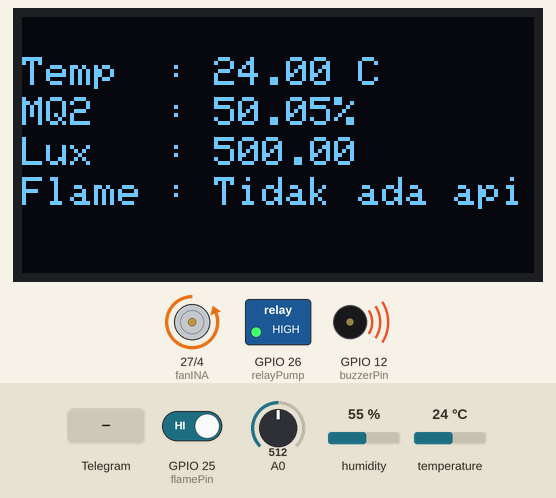
A sketch run on a simulated ESP8266 (NodeMCU). On the bench: 128×64 one-colour display, motor-driver pin pairs drawn as motors (green arrow = first pin HIGH = forward, orange = second pin HIGH = backward, longer = more drive), switched loads named in the sketch (green lamp = pin HIGH), buzzer (waves = sounding, pin HIGH). Inputs (shaded band) come from the test bench; at power-on: GPIO 25 (flamePin) HIGH, A0 = 512, temperature 24 °C, humidity 55 % (analog values on the 0–1023 scale). WiFi joins after 1.5 s; servers stay silent unless stated; the local clock reads 2024-03-15 10:24:30 at power-on unless the sketch sets it; what the sketch prints to the serial monitor is not drawn.

Above: at 5.3 s.
5.4 s: GPIO 25 (flamePin) driven LOW
At 5.8 s:
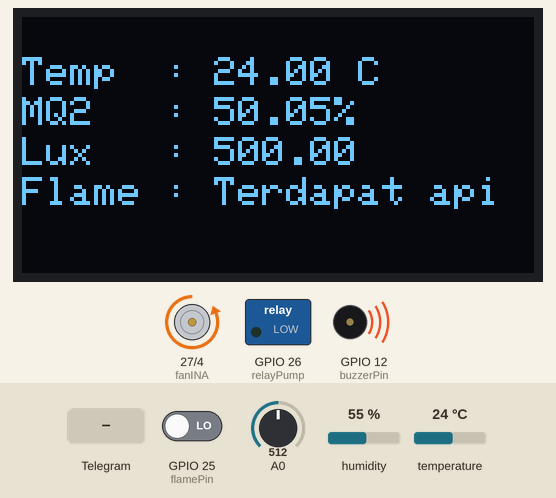
7.9 s: A0 set to 502
At 8.52 s:
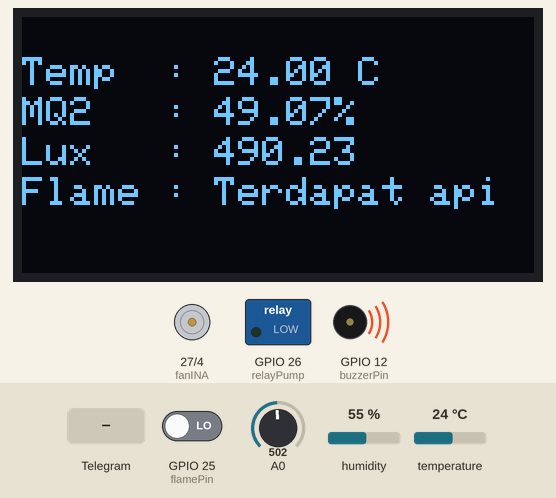
10.2 s: temperature set to 12 °C
At 11.92 s:
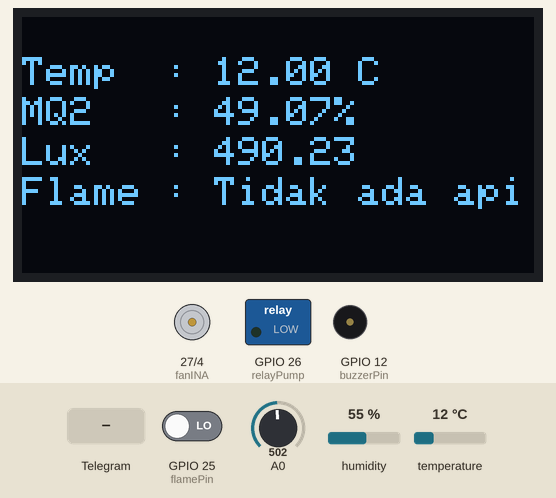
12.5 s: A0 set to 716
At 13.23 s:
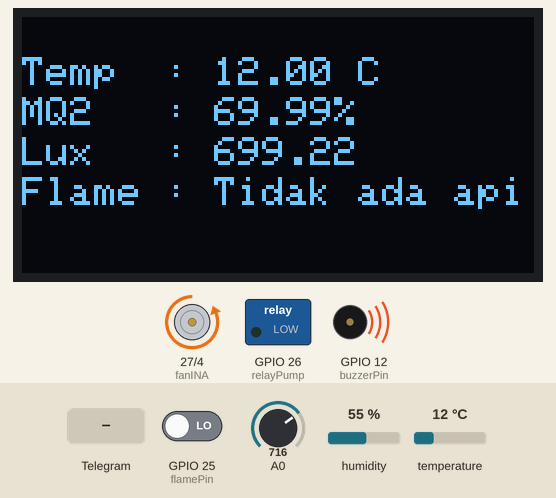
14.5 s: temperature set to 19 °C
At 16.1 s:
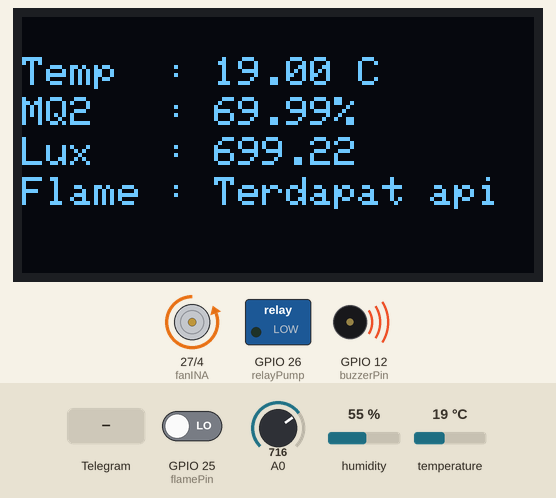
17.1 s: Telegram message "/start" received
Timing chart, 0 to 20.1 s (numbered marks = the images above; inputs shaded):
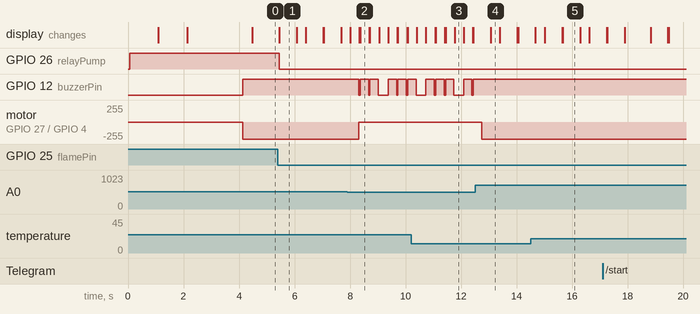

Measured:
- the behaviour switches between 512 and 511 on A0 (found by bisection; images 1 and 2)
- after the input at 5.4 s, GPIO 26 (relayPump): HIGH → LOW after 0.05 s; the display: changes after 0.05 s (image 1)
- after the input at 7.9 s, motor on GPIO 27 (fanINA) / GPIO 4 (fanINB): backward 255/255 → stopped after 0.41 s; the display: first differs from a run without the input after 0.44 s (image 2 shows a later state)
- after the input at 10.2 s, the display: first differs from a run without the input after 0.86 s (image 3)
- after the input at 12.5 s, GPIO 12 (buzzerPin): stops changing and stays HIGH; motor on GPIO 27 (fanINA) / GPIO 4 (fanINB): stopped → backward 255/255 after 0.24 s; the display: changes after 0.57 s (image 4)
- after the input at 14.5 s, the display: first differs from a run without the input after 1.1 s (image 5 shows a later state)
- what the display in image 1 shows lasts 0.7 s, from 5.4 s to 6.1 s

The sketch:

Smart_FireandGas.ino
```cpp
/*

  ==============================================
  ||        COMPONENT       ||       PIN      ||
  ==============================================
  ||  Buzzer                ||    12 (D12)    ||
  ||  Flame Sensor          ||    25 (D25)    ||
  ||  Relay Pompa   (INT1)  ||    26 (D26)    ||
  ||  Kipas         (INA)   ||    27 (D27)    ||
  ||  Kipas         (INB)   ||    4  (D4)     ||
  ||  Temp Sensor   (DHT22) ||    33 (D33)    ||
  ||  Gas Sensor    (MQ2)   ||    34 (D34)    ||
  ||  Light Sensor          ||    35 (D35)    ||
  ==============================================

*/


#ifdef ESP32
  #include <WiFi.h>
#else
  #include <ESP8266WiFi.h>
#endif
#include <UniversalTelegramBot.h>
#include <WiFiClientSecure.h>
#include <ArduinoJson.h>
#include "DHT.h"
#include <SPI.h>
#include <Wire.h>
#include <Adafruit_GFX.h>
#include <Adafruit_SSD1306.h>

#define SCREEN_WIDTH 128
#define SCREEN_HEIGHT 64

#define OLED_RESET     -1
#define SCREEN_ADDRESS 0x3C
Adafruit_SSD1306 display(SCREEN_WIDTH, SCREEN_HEIGHT, &Wire, OLED_RESET);

const char* ssid = "Rumah sakit";
const char* password = "k0stput1h";

// Initialize Telegram BOT
#define BOTtoken "6628954786:AAENVhdzZ6Cf0JLs1h_74LLmdqAc1tq7MP4"
#define CHAT_ID "6985950188"

#ifdef ESP8266
  X509List cert(TELEGRAM_CERTIFICATE_ROOT);
#endif

WiFiClientSecure client;
UniversalTelegramBot bot(BOTtoken, client);

// Checks for new messages every 1 second.
int botRequestDelay = 1000;
unsigned long lastTimeBotRan;

// Configuration Value Variable
int digitalFlameValue;
int analogGasValue;
float percentageGas;
float volts;
float VoltPercent;
float amps;
float microamps;
float lux;
float temp;

// Configuration Pin
#define buzzerPin 12
#define flamePin 25
#define relayPump 26
#define fanINA 27
#define fanINB 4
#define dhtPin 33
#define gasPin 34
#define lightPin 35
bool relayState = HIGH;

// Configuration DHT Sensor
#define DHTTYPE DHT22
DHT dht(dhtPin, DHTTYPE);

// Handle what happens when you receive new messages
void handleNewMessages(int numNewMessages) {
  Serial.println("handleNewMessages");
  Serial.println(String(numNewMessages));

  for (int i=0; i<numNewMessages; i++) {
    // Chat id of the requester
    String chat_id = String(bot.messages[i].chat_id);
    if (chat_id != CHAT_ID){
      bot.sendMessage(chat_id, "Unauthorized user", "");
      continue;
    }

    // Print the received message
    String text = bot.messages[i].text;
    Serial.println(text);

    String from_name = bot.messages[i].from_name;

    if (text == "/start") {
      String welcome = "Welcome, " + from_name + ".\n\n";
      welcome += "Status Sistem";
      bot.sendMessage(chat_id, welcome, "");
    }

  }

}

void postDataTele() {
  String message = "Status Sistem. \n\n";
  message += "Suhu : " + String(temp) + "°C" + "\n";
  message += "Gas CO2 : " + String(percentageGas) + "%" + "\n";
  message += "Kecerahan : " + String(lux) + "\n";
  message += "Status Api : Terdapat api \n";
  bot.sendMessage(CHAT_ID, message, "");
}

void flameSensor() {
  digitalFlameValue = digitalRead(flamePin);
  Serial.println("value flame - " + String(digitalFlameValue));

  if (digitalFlameValue == 0) {
    relayState = LOW;
    display.clearDisplay();
    display.setTextSize(1);
    display.setTextColor(WHITE);
    display.setCursor(0,10);
    display.print("Temp  : " + String(temp) + " C");
    display.setCursor(0,20);
    display.println("MQ2   : " + String(percentageGas) + "%");
    display.setCursor(0,30);
    display.println("Lux   : " + String(lux));
    display.setCursor(0,40);
    display.println("Flame : Terdapat api");
    display.display();
    digitalWrite(relayPump, relayState);
    digitalWrite(buzzerPin, HIGH);
    postDataTele();
  } else {
    digitalWrite(relayPump, HIGH);
    digitalWrite(buzzerPin, LOW);
  }
}

void gasSensor() {
  analogGasValue = analogRead(gasPin);
  percentageGas = ((analogGasValue / 1023.0) * 100);
  Serial.println("value gas   - " + String(analogGasValue) + " = " + String(percentageGas));

  if (percentageGas >= 50) {
    digitalWrite(fanINA,LOW);
    digitalWrite(fanINB,HIGH);
    digitalWrite(buzzerPin, HIGH);
    postDataTele();
  } else {
    digitalWrite(fanINA,LOW);
    digitalWrite(fanINB,LOW);
    digitalWrite(buzzerPin, LOW);
  }
}

void lightSensor() {
  // Convert reading to VOLTS
  volts =  analogRead(lightPin) * 5 / 1024.0;
  //Reading to Percent of Voltage
  VoltPercent = analogRead(lightPin) / 1024.0 * 100;

  //Conversions from reading to LUX
  amps = volts / 10000.0;  // em 10,000 Ohms
  // Convert to Microamps
  microamps = amps * 1000000;
  // Convert to Lux
  lux = microamps * 2.0;
  Serial.println("Lux         - " + String(lux));
}

void temperatureSensor() {
  temp = dht.readTemperature();
}

void oledDisplay() {
  display.clearDisplay();
  display.setTextSize(1);
  display.setTextColor(WHITE);
  display.setCursor(0,10);
  display.print("Temp  : " + String(temp) + " C");
  display.setCursor(0,20);
  display.println("MQ2   : " + String(percentageGas) + "%");
  display.setCursor(0,30);
  display.println("Lux   : " + String(lux));
  display.setCursor(0,40);
  display.println("Flame : Tidak ada api");
  display.display();
}


void setup() {
  dht.begin();
  Serial.begin(115200);

  // initialize the OLED object
  if(!display.begin(SSD1306_SWITCHCAPVCC, SCREEN_ADDRESS)) {
    Serial.println(F("SSD1306 allocation failed"));
    for(;;); // Don't proceed, loop forever
  }

  #ifdef ESP8266
    // get UTC time via NTP
    configTime(0, 0, "pool.ntp.org");
    // Add root certificate for api.telegram.org
    client.setTrustAnchors(&cert);
  #endif

  // initialize the OLED object
  if(!display.begin(SSD1306_SWITCHCAPVCC, SCREEN_ADDRESS)) {
    Serial.println(F("SSD1306 allocation failed"));
    // Don't proceed, loop forever
    for(;;);
  }

  pinMode(buzzerPin, OUTPUT);
  pinMode(relayPump, OUTPUT);
  pinMode(fanINA, OUTPUT);
  pinMode(fanINB, OUTPUT);
  pinMode(flamePin, INPUT);
  pinMode(lightPin, INPUT);
  pinMode(gasPin, INPUT);

  digitalWrite(relayPump, relayState);

  // Clear the buffer.
  display.clearDisplay();

  // Connect to Wi-Fi
  WiFi.mode(WIFI_STA);
  WiFi.begin(ssid, password);
  #ifdef ESP32
    // Add root certificate for api.telegram.org
    client.setCACert(TELEGRAM_CERTIFICATE_ROOT);
  #endif
  while (WiFi.status() != WL_CONNECTED) {
    delay(1000);
    Serial.println("Connecting to WiFi..");
    display.setTextSize(1);
    display.setTextColor(WHITE);
    display.setCursor(0,28);
    display.println("Connecting to WiFi..");
    display.display();
  }
  // Print Local IP Address
  Serial.println(WiFi.localIP());
  display.clearDisplay();
  display.setTextSize(1);
  display.setTextColor(WHITE);
  display.setCursor(0,28);
  display.println("WiFi: " + String(ssid));
  display.display();
  delay(2000);
  display.clearDisplay();
}


void loop() {
  analogReadResolution(10);

  flameSensor();
  gasSensor();
  lightSensor();
  temperatureSensor();

  // Display Value
  oledDisplay();


  // Send data to Telegram
  if (millis() > lastTimeBotRan + botRequestDelay)  {
    int numNewMessages = bot.getUpdates(bot.last_message_received + 1);

    while(numNewMessages) {
      Serial.println("got response");
      handleNewMessages(numNewMessages);
      numNewMessages = bot.getUpdates(bot.last_message_received + 1);
    }
    lastTimeBotRan = millis();
  }

}
```
